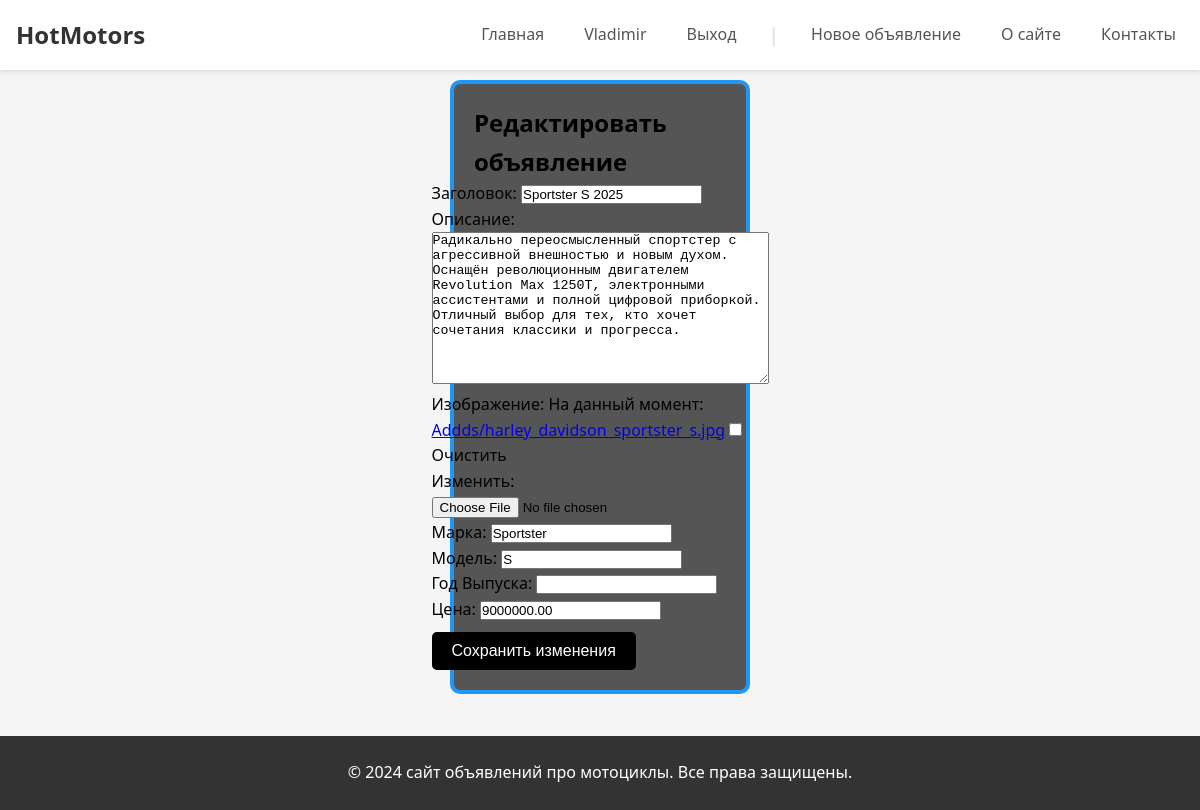
The app's page /bboard/addd/edit/sportster-s-2025/ (signed in) with its own data.
### bboard/models.py (models this page shows, shortened)
class Addd(models.Model):
    author = models.ForeignKey(User, on_delete=models.CASCADE, verbose_name='Автор', related_name='Addds')
    title = models.CharField(max_length=100, verbose_name='Заголовок')
    content = models.TextField(verbose_name='Описание')
    image = models.ImageField(upload_to='Addds/', blank=True, null=True, verbose_name='Изображение')
    created_at = models.DateTimeField(default=timezone.now, verbose_name='Дата создания', editable=False)
    brand = models.CharField(max_length=100, verbose_name="Марка")
    model = models.CharField(max_length=100, verbose_name="Модель")
    year = models.PositiveIntegerField(verbose_name="Год выпуска")
    price = models.DecimalField(max_digits=10, decimal_places=2, verbose_name='Цена', default=0)
    slug = models.SlugField(max_length=200, unique=True, editable=False, null=True)
    class Meta:
        verbose_name = 'Объявление'
        verbose_name_plural = 'Объявления'
        ordering = ['-created_at']

### bboard/views.py (the view)
# urls.py: path('addd/edit/<slug:slug>/', update_addd, name='update_addd'),
@login_required
def update_addd(request, slug):
    addd = get_object_or_404(Addd, slug=slug)
    if request.method == 'POST':
        form = AdddForm(data=request.POST, files=request.FILES, instance=addd, initial={'author': addd.author})
        if form.is_valid():
            addd.title = form.cleaned_data['title']
            addd.content = form.cleaned_data['content']
            addd.author = form.cleaned_data['author']
            addd.image = form.cleaned_data['image']
            addd.save()
            return redirect('bboard:read_addd', slug=addd.slug)
    else:
        form = AdddForm(initial={
            'title': addd.title,
            'content': addd.content,
            'image': addd.image,
            'author': addd.author,
            'price': addd.price,
            'brand': addd.brand,
            'model': addd.model,
        }, author=request.user)
    return render(request, template_name='bboard/addd_update.html', context={'form': form})

### bboard/forms.py
class AdddForm(forms.ModelForm):
    def __init__(self, *args, **kwargs):
        author = kwargs.pop('author', None)
        super(AdddForm, self).__init__(*args, **kwargs)
        self.fields['author'].initial = author
        self.fields['author'].disabled = True
        self.fields['author'].widget = forms.HiddenInput()
    class Meta:
        model = Addd
        fields = ['author', 'title', 'content', 'image', 'brand', 'model', 'year', 'price']
        labels = {
        'author': 'author',
        'title': 'Заголовок',
        'text': 'Текст поста',
        'image': 'Изображение',
        'price': 'Цена',
        'brand': 'Марка',
        'model': 'Модель',
        'year': 'Год Выпуска'
    }

### BboardSite/bboard/templates/bboard/addd_update.html (shortened to what this page needs)
{% extends 'bboard/base.html' %}
{% block content %}
<div class="redact-list">
  <h2>Редактировать объявление</h2>
  <form method="post" enctype="multipart/form-data">
    {{ form.as_p }}
    <button type="submit" class="custom-button">Сохранить изменения</button>
  </form>
</div>
{% endblock %}

### BboardSite/bboard/templates/bboard/base.html (shortened to what this page needs)
{% load static %}
<!DOCTYPE html>
<html lang="en">
<head>
    <link rel="stylesheet" href="{% static 'css/styles.css' %}">
</head>
<body>
    <header>
        <div class="header-content">
            <h3 class="site-title"><a href="/">HotMotors</a></h3>
            <nav>
                <div class="menu">
                    <div><a href="{% url 'bboard:index' %}">Главная</a></div>
                    {% if not user.is_authenticated %}
                        <div><a href="{% url 'users:login' %}">Войти</a></div>
                        <div><a href="{% url 'users:register' %}">Зарегистрироваться</a></div>
                    {% else %}
                        <div><a href="{% url 'users:profile' pk=user.pk %}">{{user.username}}</a></div>
                        <div><a href="{% url 'users:logout' %}">Выход</a></div>
                    {% endif %}
                    <div class="menu-divider">|</div>
                    <div><a href="{% url 'bboard:add_addd' %}">Новое объявление</a></div>
                    <div><a href="{% url 'bboard:about' %}">О сайте</a></div>
                    <div><a href="{% url 'bboard:contact' %}">Контакты</a></div>
                </div>
            </nav>
        </div>
    </header>
    {% block content %}
    {% endblock content %}
    <div class="footer-bottom">
        <p>&copy; 2024 сайт объявлений  про мотоциклы. Все права защищены.</p>
    </div>
</body>
</html>

### static/css/styles.css (style rules this page uses)
* { margin: 0; padding: 0; box-sizing: border-box; }
body { font-family: 'Segoe UI', Tahoma, Geneva, Verdana, sans-serif; line-height: 1.6; background-color: #f5f5f5; min-height: 100vh; display: flex; flex-direction: column; }
header { background-color: #ffffff; box-shadow: 0 2px 5px rgba(0, 0, 0, 0.1); position: sticky; top: 0; z-index: 1000; }
.header-content { max-width: 1200px; margin: 0 auto; padding: 1rem; display: flex; justify-content: space-between; align-items: center; }
.site-title { font-size: 1.5rem; font-weight: 600; }
.site-title a { color: #333; text-decoration: none; transition: color 0.3s ease; }
.menu { display: flex; align-items: center; gap: 1.5rem; }
.menu div { position: relative; }
.menu a { color: #555; text-decoration: none; font-size: 1rem; padding: 0.5rem; transition: all 0.3s ease; }
.menu-divider { color: #ddd; font-size: 1.2rem; }
.footer-bottom { text-align: center; padding: 1.5rem; background-color: #333; color: #fff; margin-top: 2rem; }
.redact-list { display: flex; flex-direction: column; align-items: center; justify-content: center; background-color: #555; border-radius: 10px; padding: 20px; margin: 10px auto; border: 4px solid #2196f3; max-width: 300px; width: 90%; }
.redact-list button { margin-top: 10px; padding: 10px 20px; background-color: #000000; color:#ffffff; border: none; border-radius: 5px; cursor: pointer; }
.custom-button { display: inline-block; padding: 10px; background: #222; color: #fff; text-decoration: none; border: none; border-radius: 6px; font-size: 1rem; font-weight: 200; cursor: pointer; }

### records on screen
Addd: title "Sportster S 2025", content "Радикально переосмысленный спортстер с агрессивной внешностью и новым духом. Оснащён революционным двигателем Revolution Max 1250T, электронными ассистентами и полной цифровой приборкой. Отличный выбор для тех, кто хочет сочетания классики и прогресса.", brand "Sportster", model "S", price "9000000.00"

### other values on screen
{{ user.username }} "Vladimir"
